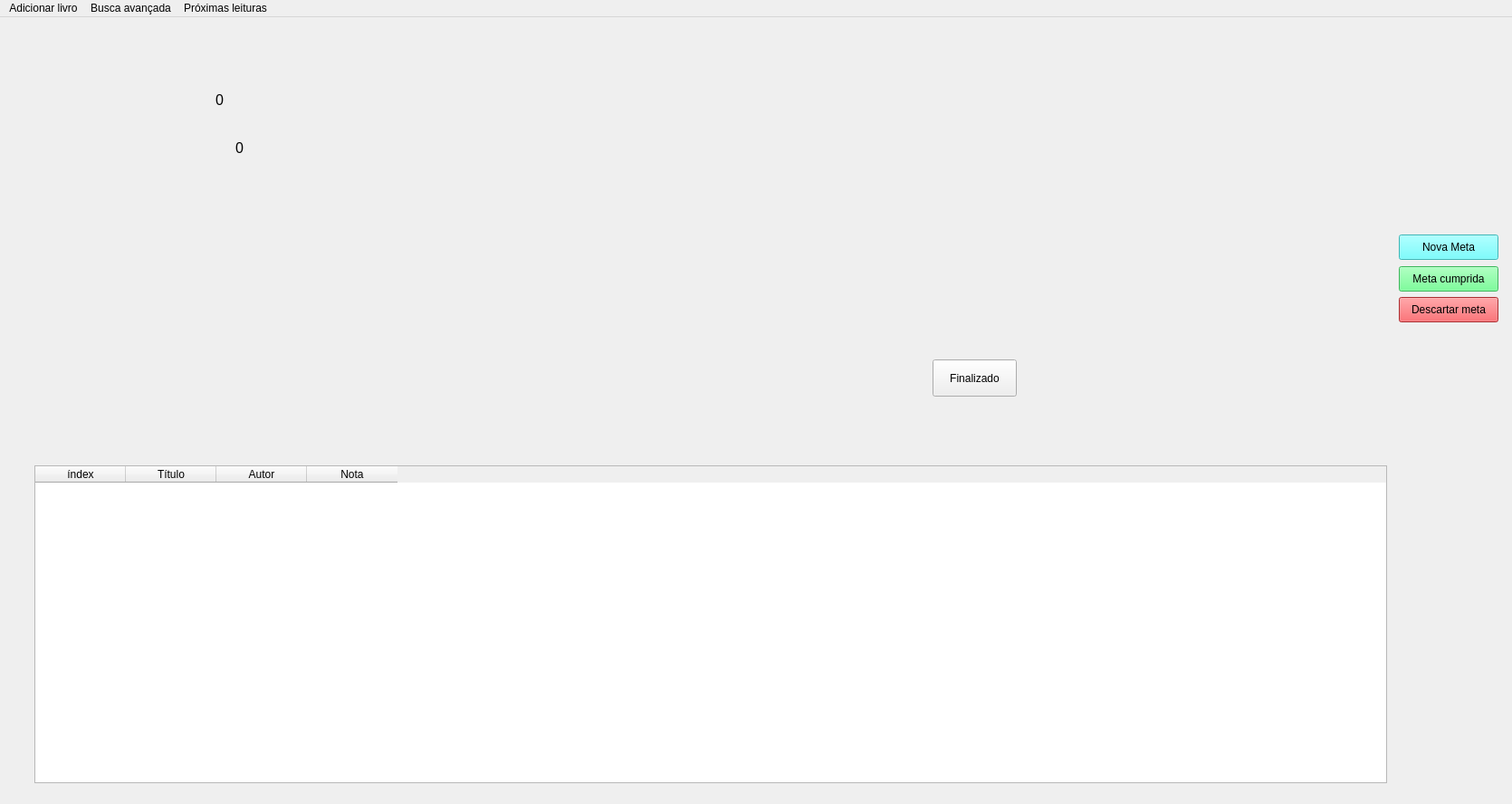
<?xml version="1.0" encoding="UTF-8"?>
<ui version="4.0">
 <class>MainWindow</class>
 <widget class="QMainWindow" name="MainWindow">
  <property name="geometry">
   <rect>
    <x>0</x>
    <y>0</y>
    <width>1670</width>
    <height>888</height>
   </rect>
  </property>
  <property name="minimumSize">
   <size>
    <width>1670</width>
    <height>888</height>
   </size>
  </property>
  <property name="maximumSize">
   <size>
    <width>1670</width>
    <height>888</height>
   </size>
  </property>
  <property name="windowTitle">
   <string>Minha Biblioteca</string>
  </property>
  <widget class="QWidget" name="centralwidget">
   <widget class="QLabel" name="label">
    <property name="geometry">
     <rect>
      <x>0</x>
      <y>-10</y>
      <width>1671</width>
      <height>881</height>
     </rect>
    </property>
    <property name="text">
     <string/>
    </property>
    <property name="pixmap">
     <pixmap>icons/main_window.png</pixmap>
    </property>
   </widget>
   <widget class="QLabel" name="label_ProximaLeitura">
    <property name="geometry">
     <rect>
      <x>260</x>
      <y>382</y>
      <width>751</width>
      <height>28</height>
     </rect>
    </property>
    <property name="font">
     <font>
      <family>Arial</family>
      <pointsize>12</pointsize>
     </font>
    </property>
    <property name="text">
     <string/>
    </property>
   </widget>
   <widget class="QLabel" name="label_TotalLivros">
    <property name="geometry">
     <rect>
      <x>238</x>
      <y>83</y>
      <width>751</width>
      <height>16</height>
     </rect>
    </property>
    <property name="font">
     <font>
      <family>Arial</family>
      <pointsize>12</pointsize>
     </font>
    </property>
    <property name="text">
     <string>0</string>
    </property>
   </widget>
   <widget class="QLabel" name="label_TotalPaginas">
    <property name="geometry">
     <rect>
      <x>260</x>
      <y>136</y>
      <width>751</width>
      <height>16</height>
     </rect>
    </property>
    <property name="font">
     <font>
      <family>Arial</family>
      <pointsize>12</pointsize>
     </font>
    </property>
    <property name="text">
     <string>0</string>
    </property>
   </widget>
   <widget class="QLabel" name="label_GeneroFav">
    <property name="geometry">
     <rect>
      <x>205</x>
      <y>180</y>
      <width>745</width>
      <height>28</height>
     </rect>
    </property>
    <property name="font">
     <font>
      <family>Arial</family>
      <pointsize>12</pointsize>
     </font>
    </property>
    <property name="text">
     <string/>
    </property>
   </widget>
   <widget class="QLabel" name="label_AutorFav">
    <property name="geometry">
     <rect>
      <x>187</x>
      <y>231</y>
      <width>751</width>
      <height>28</height>
     </rect>
    </property>
    <property name="font">
     <font>
      <family>Arial</family>
      <pointsize>12</pointsize>
     </font>
    </property>
    <property name="text">
     <string/>
    </property>
   </widget>
   <widget class="QLabel" name="label_AutorFav_2">
    <property name="geometry">
     <rect>
      <x>200</x>
      <y>282</y>
      <width>751</width>
      <height>28</height>
     </rect>
    </property>
    <property name="font">
     <font>
      <family>Arial</family>
      <pointsize>12</pointsize>
     </font>
    </property>
    <property name="text">
     <string/>
    </property>
   </widget>
   <widget class="QPushButton" name="pushButton_MetaCumprida">
    <property name="geometry">
     <rect>
      <x>1545</x>
      <y>275</y>
      <width>110</width>
      <height>28</height>
     </rect>
    </property>
    <property name="styleSheet">
     <string notr="true">background-color: rgb(85, 255, 127);
alternate-background-color: rgb(170, 255, 127);
font: 8pt &quot;Arial&quot;;</string>
    </property>
    <property name="text">
     <string>Meta cumprida</string>
    </property>
   </widget>
   <widget class="QPushButton" name="pushButton_DescartarMeta">
    <property name="geometry">
     <rect>
      <x>1545</x>
      <y>309</y>
      <width>110</width>
      <height>28</height>
     </rect>
    </property>
    <property name="styleSheet">
     <string notr="true">alternate-background-color: rgb(240, 65, 68);
background-color: rgb(240, 65, 68);</string>
    </property>
    <property name="text">
     <string>Descartar meta</string>
    </property>
   </widget>
   <widget class="QPushButton" name="pushButton_NovaMeta">
    <property name="geometry">
     <rect>
      <x>1545</x>
      <y>240</y>
      <width>110</width>
      <height>28</height>
     </rect>
    </property>
    <property name="styleSheet">
     <string notr="true">background-color: rgb(85, 255, 255);
font: 8pt &quot;Arial&quot;;</string>
    </property>
    <property name="text">
     <string>Nova Meta</string>
    </property>
   </widget>
   <widget class="QTableWidget" name="tableWidget">
    <property name="geometry">
     <rect>
      <x>38</x>
      <y>495</y>
      <width>1494</width>
      <height>351</height>
     </rect>
    </property>
    <property name="styleSheet">
     <string notr="true"/>
    </property>
    <property name="editTriggers">
     <set>QAbstractItemView::NoEditTriggers</set>
    </property>
    <property name="showGrid">
     <bool>false</bool>
    </property>
    <attribute name="horizontalHeaderVisible">
     <bool>true</bool>
    </attribute>
    <attribute name="verticalHeaderVisible">
     <bool>false</bool>
    </attribute>
    <column>
     <property name="text">
      <string>índex</string>
     </property>
    </column>
    <column>
     <property name="text">
      <string>Título</string>
     </property>
    </column>
    <column>
     <property name="text">
      <string>Autor</string>
     </property>
    </column>
    <column>
     <property name="text">
      <string>Nota</string>
     </property>
    </column>
   </widget>
   <widget class="QPushButton" name="pushButton_finalizado">
    <property name="geometry">
     <rect>
      <x>1030</x>
      <y>378</y>
      <width>93</width>
      <height>41</height>
     </rect>
    </property>
    <property name="text">
     <string>Finalizado</string>
    </property>
   </widget>
   <widget class="QLabel" name="label_prazo">
    <property name="geometry">
     <rect>
      <x>1055</x>
      <y>290</y>
      <width>461</width>
      <height>31</height>
     </rect>
    </property>
    <property name="font">
     <font>
      <family>Arial</family>
      <pointsize>12</pointsize>
     </font>
    </property>
    <property name="text">
     <string/>
    </property>
   </widget>
   <widget class="QLabel" name="label_meta">
    <property name="geometry">
     <rect>
      <x>1055</x>
      <y>70</y>
      <width>461</width>
      <height>181</height>
     </rect>
    </property>
    <property name="font">
     <font>
      <family>Arial</family>
      <pointsize>12</pointsize>
      <weight>50</weight>
      <bold>false</bold>
     </font>
    </property>
    <property name="text">
     <string/>
    </property>
    <property name="alignment">
     <set>Qt::AlignLeading|Qt::AlignLeft|Qt::AlignTop</set>
    </property>
   </widget>
  </widget>
  <widget class="QMenuBar" name="menubar">
   <property name="geometry">
    <rect>
     <x>0</x>
     <y>0</y>
     <width>1670</width>
     <height>26</height>
    </rect>
   </property>
   <widget class="QMenu" name="menuAdicionar_livro">
    <property name="title">
     <string>Adicionar livro</string>
    </property>
    <addaction name="actionAdicionar_manualmente"/>
    <addaction name="actionAdicionar_a_partir_de_um_arquivo"/>
   </widget>
   <widget class="QMenu" name="menuBusca_avan_ada">
    <property name="title">
     <string>Busca avançada</string>
    </property>
    <addaction name="actionBuscar"/>
   </widget>
   <widget class="QMenu" name="menuProximas_leituras">
    <property name="title">
     <string>Próximas leituras</string>
    </property>
    <addaction name="actionInserir_titulo"/>
   </widget>
   <addaction name="menuAdicionar_livro"/>
   <addaction name="menuBusca_avan_ada"/>
   <addaction name="menuProximas_leituras"/>
  </widget>
  <action name="actionAdicionar_manualmente">
   <property name="text">
    <string>Adicionar manualmente</string>
   </property>
  </action>
  <action name="actionAdicionar_a_partir_de_um_arquivo">
   <property name="text">
    <string>Adicionar a partir de um arquivo</string>
   </property>
  </action>
  <action name="actionInserir_titulo">
   <property name="text">
    <string>Inserir título</string>
   </property>
  </action>
  <action name="actionBuscar">
   <property name="text">
    <string>Buscar Livros</string>
   </property>
  </action>
 </widget>
 <resources/>
 <connections/>
</ui>
